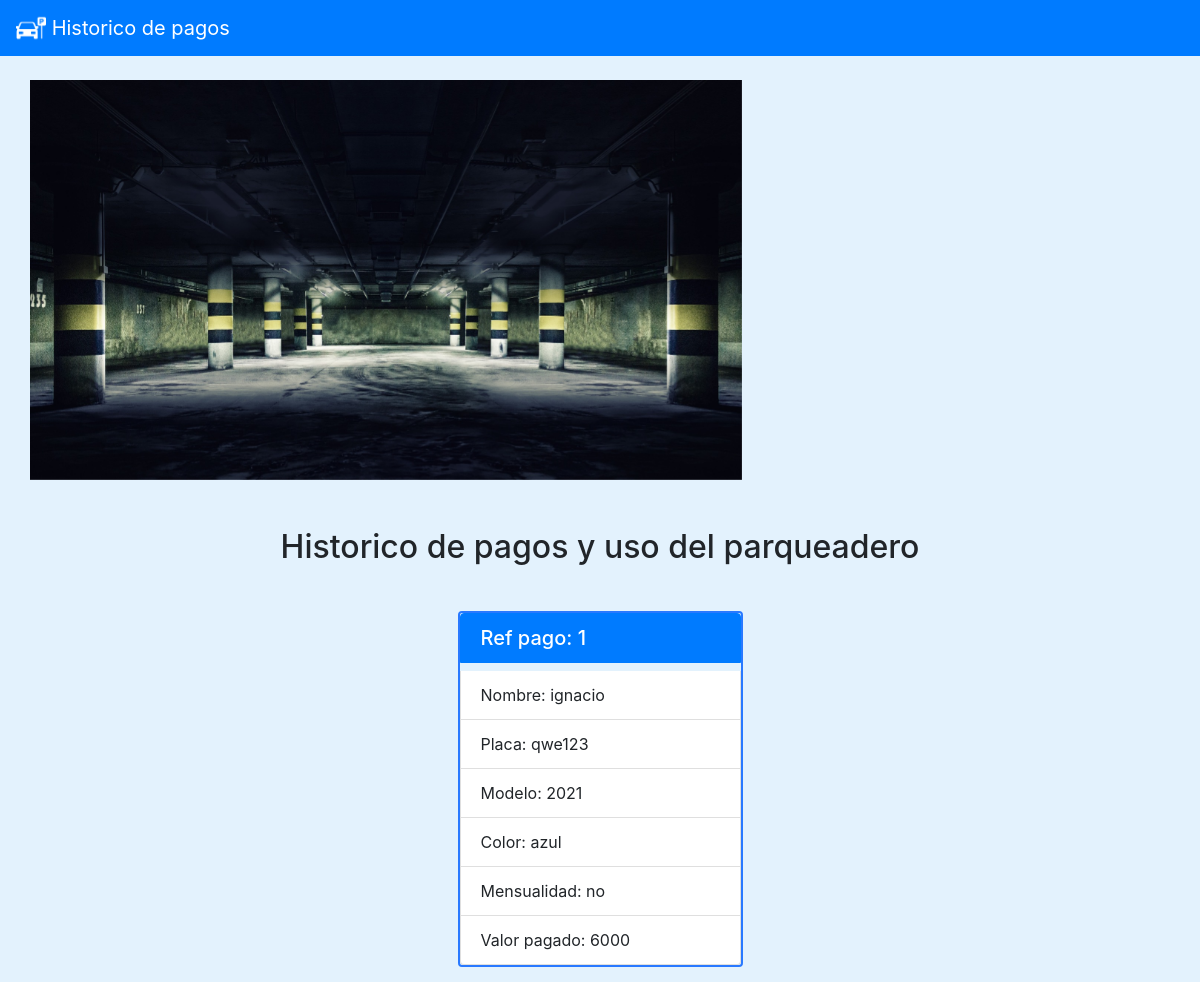
The app's page /historicodepagos.php with its own data.
### tables this page shows
CREATE TABLE `pagos` (
  `idcarro` int(11) NOT NULL,
  `placa` varchar(6) NOT NULL,
  `color` varchar(20) NOT NULL,
  `modelo` varchar(20) NOT NULL,
  `nombreConductor` varchar(20) NOT NULL,
  `fechaingreso` varchar(20) NOT NULL,
  `horaingreso` varchar(20) NOT NULL,
  `fechasalida` varchar(20) NOT NULL,
  `horasalida` varchar(20) NOT NULL,
  `contratomensual` text NOT NULL,
  `valor` int(20) NOT NULL
);

### conexionBD.php (called while the page is built, shortened)
<?php
class conexionBD{
    public $usuariobd = "root";
    public $passwordbd = "";
    public function conectarbd(){
        $infobd = "mysql:host=localhost;port=3307;dbname=parqueadero";
        try{
            $conexionbd = new PDO($infobd, $this->usuariobd, $this->passwordbd);
            return ($conexionbd);
        }catch(PDOException $error){
            echo ($error->getMessage());
        }
    }
    public function lista($consultasql){
        $conexionbd = $this -> conectarbd();
        $consultaMensualidad = $conexionbd -> prepare ($consultasql);
        $consultaMensualidad -> setFetchMode (PDO::FETCH_ASSOC);
        $resultado = $consultaMensualidad -> execute();
        return ($consultaMensualidad -> fetchALL());
    }
}
?>

### historicodepagos.php (the view, shortened to what this page needs)
<!DOCTYPE html>
<html lang="en">
<head>
    <link rel="stylesheet" href="https://cdn.jsdelivr.net/npm/bootstrap@4.5.3/dist/css/bootstrap.min.css"
>
    <link rel="stylesheet" href="estilos.css">
</head>
<body class="body">
    <header>
        <nav class="navbar navbar-dark  bg-primary">
            <a class="navbar-brand" href="index.php">
                <img src="img\coche-estacionado.png" width="30" height="30" class="d-inline-block align-top" alt=""
                    loading="lazy">
                Historico de pagos
            </a>
        </nav>
    </header>
    <main>
        <br>
        <div class="container ">
            <div class="row">
                <div id="carouselExampleSlidesOnly" class="carousel slide" data-ride="carousel">
                    <div class="carousel-inner">
                        <div class="carousel-item active">
                            <img src="img\banner.jpg" class="d-block w-100 banner" alt="...">
                        </div>
                    </div>
                </div>
            </div>
        </div>
        <br>
        <br>
        <main>
            <?php
    include ("conexionBD.php");
    $transaccion = new conexionBD();
    $consultasql = "SELECT * FROM pagos WHERE 1";
    $mensualidad = $transaccion -> lista($consultasql);
?>
            <h2 class="titulolistamensual">Historico de pagos y uso del parqueadero</h2>
            <div class="container">
                <div class="row row-cols-1 row-cols-md-4 margeningreso">
                    <?php foreach($mensualidad as $mensualidades): ?>
                    <ul class="list-group bordediv fwefwg margeningreso">
                        <h5 class="list-group-item tab-pane fade show active">Ref pago: <?php echo ($mensualidades["idcarro"]) ?></h5>
                        <li class="list-group-item">Nombre: <?php echo ($mensualidades["nombreConductor"]) ?></li>
                        <li class="list-group-item">Placa: <?php echo ($mensualidades["placa"]) ?></li>
                        <li class="list-group-item">Modelo: <?php echo ($mensualidades["modelo"]) ?></li>
                        <li class="list-group-item">Color: <?php echo ($mensualidades["color"]) ?></li>
                        <li class="list-group-item">Mensualidad: <?php echo ($mensualidades["contratomensual"]) ?></li>
                        <li class="list-group-item">Valor pagado: <?php echo ($mensualidades["valor"]) ?></li>
                    </ul>
                    <?php endforeach ?>
                </div>
            </div>
        </main>
</body>
</html>

### estilos.css (style rules this page uses)
.body { background-color: #e3f2fd; }
.banner { height: 400px; }
.bordediv { border: #2979ff solid 2px; }
.fwefwg { margin: 15px; }
.titulolistamensual { text-align: center; margin-bottom: 30px; }
.margeningreso { justify-content: center; }

### records on screen
pagos: idcarro "1", nombreConductor "ignacio", placa "qwe123", modelo "2021", color "azul", contratomensual "no", valor "6000"
